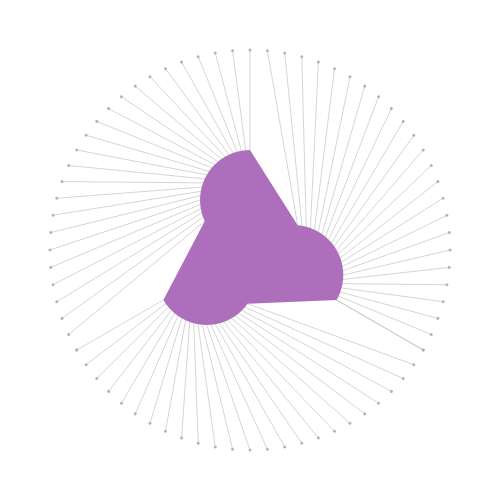
Frame 1 (no input)
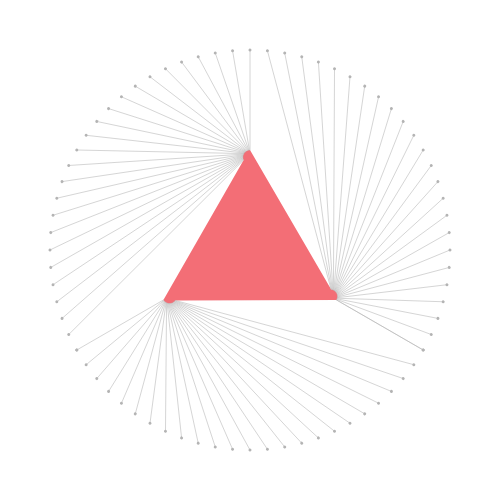
Frame 60 (no input)
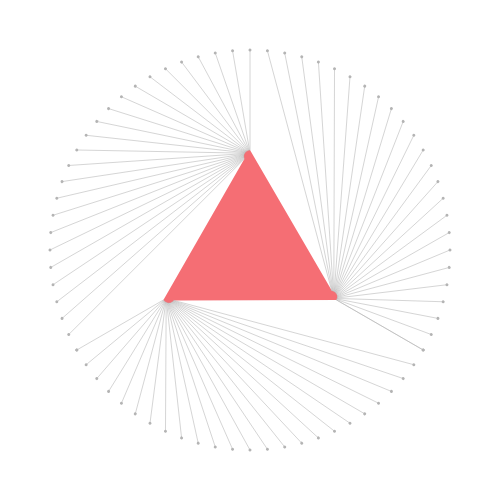
Frame 120 (the mouse pressed at the canvas centre since frame 60)

The p5.js sketch that drew these frames (run headless with seeded random() and noise() and a simulated clock; from frame 60 on, the mouse is pressed at the canvas centre):

// p5.js sketch
// ── sketch.js
// Carla de Beer
// November 2017
// Circle morphing (morphing a circle into a triangle, and back).

// Based on Daniel Shiffman's Coding Train video example:
// https://www.youtube.com/watch?v=u2D4sxh3MTs

let cirPath = [];
let triPath = [];
let morPath = [];
let outPath = [];

let spacing = 5;
let theta = 0.0;
let mult = 2.0;

function setup() {
	createCanvas(500, 500);
	angleMode(DEGREES);

	let radius = 100;
	let startA = 0;
	let endA = 120;

	let start = polarToCartesian(radius, startA);
	let end = polarToCartesian(radius, startA);

	for (let angle = startA; angle <= 360; angle += spacing) {
		let x = radius * cos(angle);
		let y = radius * sin(angle);
		cirPath.push(createVector(x, y));
		outPath.push(createVector(x*mult, y*mult));
		let amt = angle / (endA - startA);
		triPath.push(p5.Vector.lerp(start, end, amt));

		if (angle % 120 === 0) {
				startA = startA + 120;
				endA = endA + 120;
				start = polarToCartesian(radius, startA);
				end = polarToCartesian(radius, startA);
		}
	}

	cirPath.push(end);
	triPath.push(end);
	outPath.push(polarToCartesian(radius*mult, startA));

	let astart = 0;
	let aend = 120;
}

function draw() {
	background(255);
	translate(width/2, height/2);
	rotate(30);
	noStroke();

	let amt = (sin(theta) + 1)/2;
	theta += 1;

	let fillColor = map(amt, 0, 1, 25, 255);
	fill(fillColor, 50, 300 - fillColor, 180);

	beginShape(CLOSE);
		for (let i = 0; i < cirPath.length; ++i) {
			let cv = cirPath[i];
			let tv = triPath[i];
			let x = lerp(cv.x, tv.x, amt);
			let y = lerp(cv.y, tv.y, amt);
			morPath.push(createVector(x, y));
			vertex(x, y);
		}
	endShape(CLOSE);

	for (let i = 0; i < outPath.length; ++i) {
		fill(180);
		ellipse(outPath[i].x, outPath[i].y, 3);
	}

	for (let i = 0; i < morPath.length-1; ++i) {
		stroke(180);
		strokeWeight(0.5);
		line(outPath[i].x, outPath[i].y, morPath[i].x, morPath[i].y)
	}
	
	morPath = [];

	// for (let i = 0; i < cirPath.length; ++i) {
	// 	ellipse(cirPath[i].x, cirPath[i].y, 5);
	// }

	// endShape(CLOSE);
	// for (let i = 0; i < triPath.length; ++i) {
	// 	ellipse(triPath[i].x, triPath[i].y, 5);
	// }
}

function polarToCartesian(r, a) {
	return createVector(r*cos(a), r*sin(a));
}
